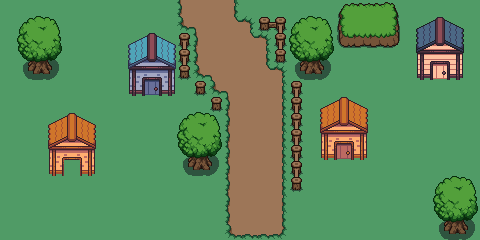

Below is a game level as drawn by its tile map, then a one-line description and the .tmx file that defines it, in full:
An orthogonal 30x15 tile map with 16x16 px tiles, 3 tile layers (Ground 0, Ground 1, Spritetops), 5 tilesets and 1 object (Door).

<map version="1.10" tiledversion="1.10.2" orientation="orthogonal" renderorder="right-down" width="30" height="15" tilewidth="16" tileheight="16" infinite="0" nextlayerid="5" nextobjectid="2">
 <properties>
  <property name="North" value="Test Map 1" />
 </properties>
 <tileset firstgid="1" source="../tilesets/grass.tsx" />
 <tileset firstgid="2" source="../tilesets/Houses.tsx" />
 <tileset firstgid="402" source="../tilesets/objects.tsx" />
 <tileset firstgid="610" source="../tilesets/plains.tsx" />
 <tileset firstgid="682" source="../tilesets/fences.tsx" />
 <layer id="1" name="Ground 0" width="30" height="15">
  <data encoding="csv">
1,1,1,1,1,1,1,1,1,1,1,617,618,618,619,1,1,1,1,1,1,1,1,1,1,1,1,1,1,1,
1,1,1,1,1,1,1,1,1,1,1,623,615,618,620,613,1,1,1,1,1,1,1,1,1,1,1,1,1,1,
1,1,1,1,1,1,1,1,1,1,1,1,617,618,618,620,613,1,1,1,1,1,1,1,1,1,1,1,1,1,
1,1,1,1,1,1,1,1,1,1,1,1,617,618,618,618,619,1,1,1,1,1,1,1,1,1,1,1,1,1,
1,1,1,1,1,1,1,1,1,1,1,1,623,615,618,618,620,613,1,1,1,1,1,1,1,1,1,1,1,1,
1,1,1,1,1,1,1,1,1,1,1,1,1,623,615,618,618,619,1,1,1,1,1,1,1,1,1,1,1,1,
1,1,1,1,1,1,1,1,1,1,1,1,1,1,617,618,618,619,1,1,1,1,1,1,1,1,1,1,1,1,
1,1,1,1,1,1,1,1,1,1,1,1,1,1,617,618,618,619,1,1,1,1,1,1,1,1,1,1,1,1,
1,1,1,1,1,1,1,1,1,1,1,1,1,1,617,618,618,619,1,1,1,1,1,1,1,1,1,1,1,1,
1,1,1,1,1,1,1,1,1,1,1,1,1,1,617,618,618,619,1,1,1,1,1,1,1,1,1,1,1,1,
1,1,1,1,1,1,1,1,1,1,1,1,1,1,617,618,618,619,1,1,1,1,1,1,1,1,1,1,1,1,
1,1,1,1,1,1,1,1,1,1,1,1,1,1,617,618,618,619,1,1,1,1,1,1,1,1,1,1,1,1,
1,1,1,1,1,1,1,1,1,1,1,1,1,1,617,618,618,619,1,1,1,1,1,1,1,1,1,1,1,1,
1,1,1,1,1,1,1,1,1,1,1,1,1,1,617,618,618,619,1,1,1,1,1,1,1,1,1,1,1,1,
1,1,1,1,1,1,1,1,1,1,1,1,1,1,623,624,624,625,1,1,1,1,1,1,1,1,1,1,1,1
</data>
 </layer>
 <layer id="4" name="Ground 1" width="30" height="15">
  <data encoding="csv">
0,0,0,0,0,0,0,0,0,0,0,0,0,0,0,0,0,0,0,0,0,635,636,636,637,0,0,0,0,0,
0,0,0,0,0,0,0,0,0,0,0,0,0,0,0,0,695,685,0,0,0,641,642,642,643,0,230,231,232,0,
0,0,0,0,0,0,0,0,226,227,228,682,0,0,0,0,0,686,0,0,0,647,648,648,649,0,250,251,252,0,
0,514,515,516,0,0,0,0,246,247,248,686,0,0,0,0,0,690,514,515,516,0,0,0,0,0,270,271,272,0,
0,530,531,532,0,0,0,0,266,267,268,690,0,0,0,0,0,0,530,531,532,0,0,0,0,0,290,291,292,0,
0,0,0,0,0,0,0,0,286,287,288,0,694,0,0,0,0,0,682,0,0,0,0,0,0,0,0,0,0,0,
0,0,0,0,0,0,0,0,0,0,0,0,0,694,0,0,0,0,686,0,222,223,224,0,0,0,0,0,0,0,
0,0,0,222,223,224,0,0,0,0,0,0,0,0,0,0,0,0,686,0,242,243,244,0,0,0,0,0,0,0,
0,0,0,242,243,244,0,0,0,0,0,0,0,0,0,0,0,0,686,0,262,263,264,0,0,0,0,0,0,0,
0,0,0,262,263,264,0,0,0,0,0,514,515,516,0,0,0,0,686,0,282,283,284,0,0,0,0,0,0,0,
0,0,0,282,0,284,0,0,0,0,0,530,531,532,0,0,0,0,686,0,0,0,0,0,0,0,0,0,0,0,
0,0,0,0,0,0,0,0,0,0,0,0,0,0,0,0,0,0,690,0,0,0,0,0,0,0,0,0,0,0,
0,0,0,0,0,0,0,0,0,0,0,0,0,0,0,0,0,0,0,0,0,0,0,0,0,0,0,0,0,0,
0,0,0,0,0,0,0,0,0,0,0,0,0,0,0,0,0,0,0,0,0,0,0,0,0,0,0,514,515,516,
0,0,0,0,0,0,0,0,0,0,0,0,0,0,0,0,0,0,0,0,0,0,0,0,0,0,0,530,531,532
</data>
 </layer>
 <layer id="2" name="Spritetops" width="30" height="15">
  <data encoding="csv">
0,0,0,0,0,0,0,0,0,0,0,0,0,0,0,0,0,0,0,0,0,0,0,0,0,0,0,0,0,0,
0,482,483,484,0,0,0,0,0,0,0,0,0,0,0,0,0,0,482,483,484,0,0,0,0,0,0,0,0,0,
0,498,499,500,0,0,0,0,0,0,0,0,0,0,0,0,0,0,498,499,500,0,0,0,0,0,0,0,0,0,
0,0,0,0,0,0,0,0,0,0,0,0,0,0,0,0,0,0,0,0,0,0,0,0,0,0,0,0,0,0,
0,0,0,0,0,0,0,0,0,0,0,0,0,0,0,0,0,0,0,0,0,0,0,0,0,0,0,0,0,0,
0,0,0,0,0,0,0,0,0,0,0,0,0,0,0,0,0,0,0,0,0,0,0,0,0,0,0,0,0,0,
0,0,0,0,0,0,0,0,0,0,0,0,0,0,0,0,0,0,0,0,0,0,0,0,0,0,0,0,0,0,
0,0,0,0,0,0,0,0,0,0,0,482,483,484,0,0,0,0,0,0,0,0,0,0,0,0,0,0,0,0,
0,0,0,0,0,0,0,0,0,0,0,498,499,500,0,0,0,0,0,0,0,0,0,0,0,0,0,0,0,0,
0,0,0,0,0,0,0,0,0,0,0,0,0,0,0,0,0,0,0,0,0,0,0,0,0,0,0,0,0,0,
0,0,0,0,0,0,0,0,0,0,0,0,0,0,0,0,0,0,0,0,0,0,0,0,0,0,0,0,0,0,
0,0,0,0,0,0,0,0,0,0,0,0,0,0,0,0,0,0,0,0,0,0,0,0,0,0,0,482,483,484,
0,0,0,0,0,0,0,0,0,0,0,0,0,0,0,0,0,0,0,0,0,0,0,0,0,0,0,498,499,500,
0,0,0,0,0,0,0,0,0,0,0,0,0,0,0,0,0,0,0,0,0,0,0,0,0,0,0,0,0,0,
0,0,0,0,0,0,0,0,0,0,0,0,0,0,0,0,0,0,0,0,0,0,0,0,0,0,0,0,0,0
</data>
 </layer>
 <objectgroup id="3" name="Object Layer 1">
  <object id="1" name="Door" gid="283" x="64" y="176" width="16" height="16">
   <properties>
    <property name="Warp Map" value="Test House 1" />
    <property name="Warp X" type="int" value="2" />
    <property name="Warp Y" type="int" value="6" />
   </properties>
  </object>
 </objectgroup>
</map>
